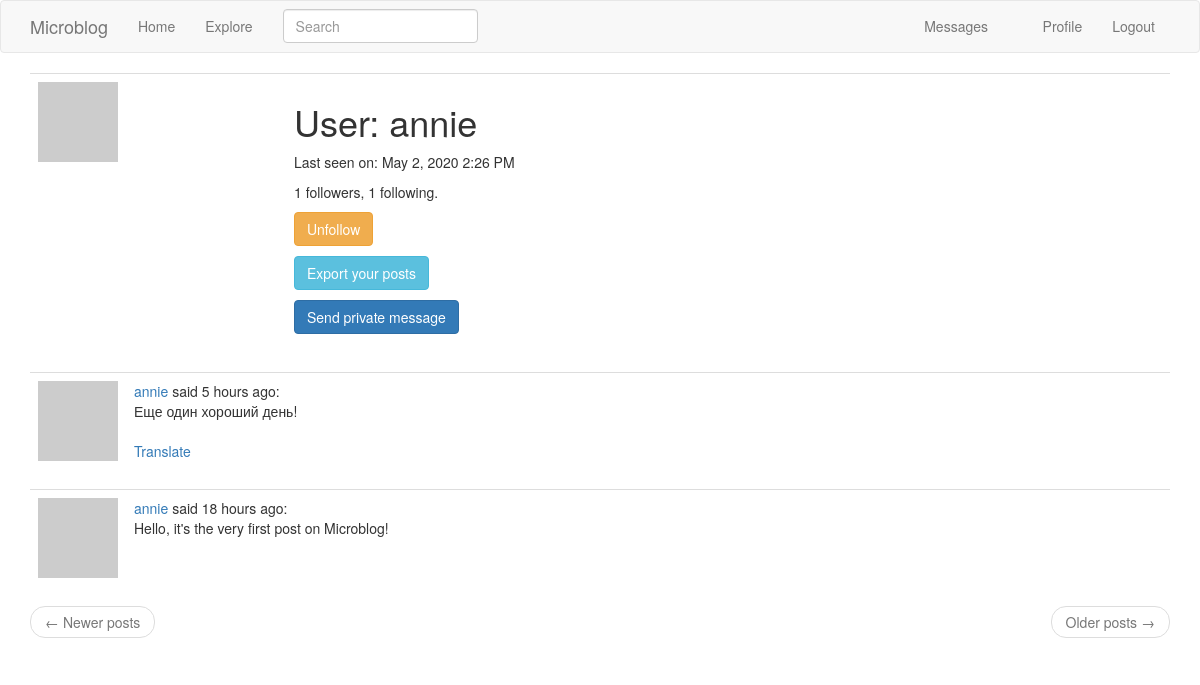
Page /user/annie (signed in) on the earlier database version.
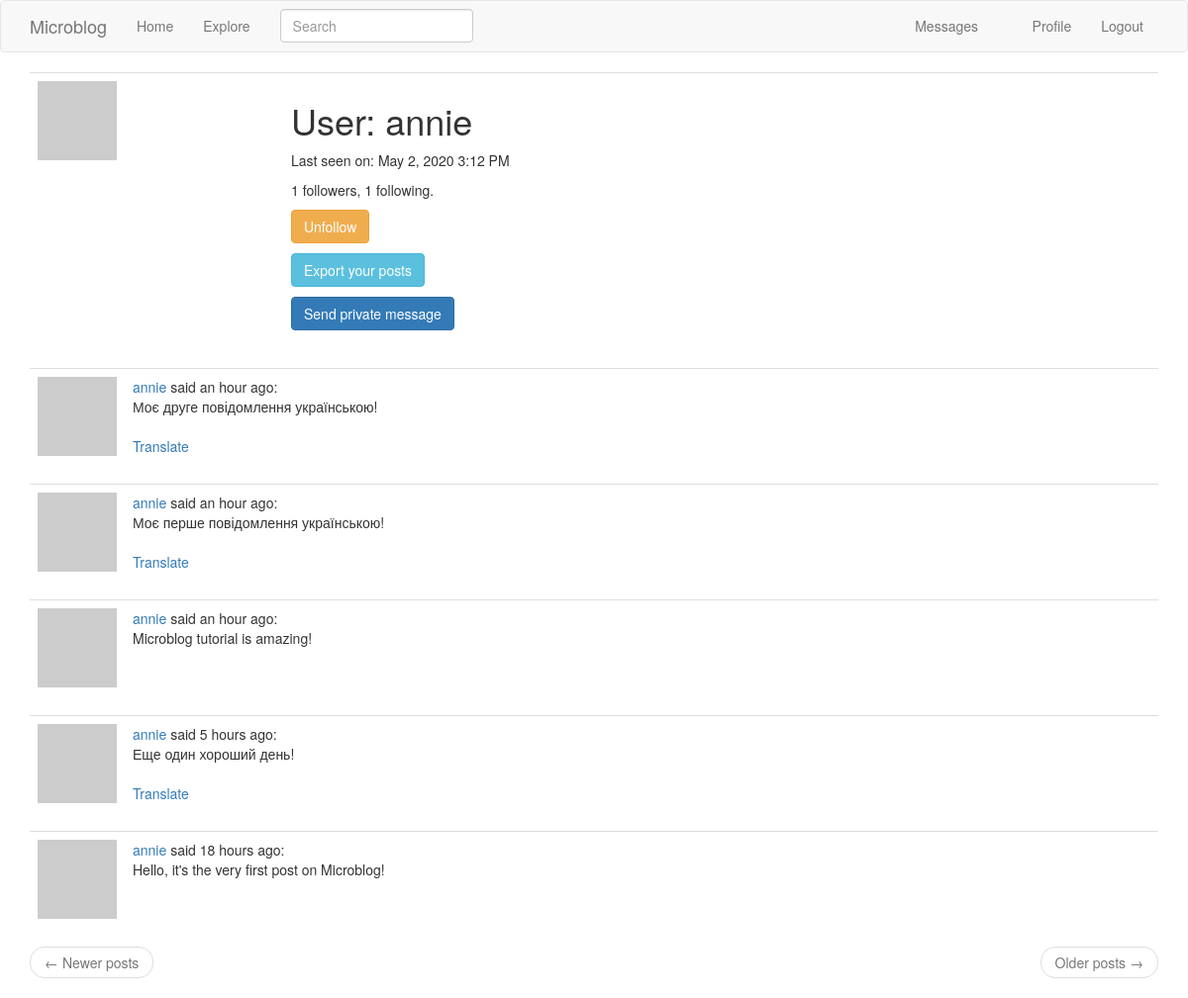
Same page on the later database version.
### app/models.py (models this page shows, shortened)
class User(UserMixin, db.Model):
    id = db.Column(db.Integer, primary_key=True)
    username = db.Column(db.String(64), index=True, unique=True)
    email = db.Column(db.String(120), index=True, unique=True)
    password_hash = db.Column(db.String(128))
    about_me = db.Column(db.String(140))
    last_seen = db.Column(db.DateTime, default=dt.datetime.utcnow)
    last_message_read_time = db.Column(db.DateTime)
    posts = db.relationship("Post", backref="author", lazy="dynamic")
    followed = db.relationship(
        "User",
        secondary=followers,
        primaryjoin=(followers.c.follower_id == id),
        secondaryjoin=(followers.c.followed_id == id),
        backref=db.backref("followers", lazy="dynamic"),
        lazy="dynamic",
    )
    messages_sent = db.relationship(
        "Message", foreign_keys="Message.sender_id", backref="author", lazy="dynamic"
    )
    messages_received = db.relationship(
        "Message",
        foreign_keys="Message.recipient_id",
        backref="recipient",
        lazy="dynamic",
    )
    notifications = db.relationship("Notification", backref="user", lazy="dynamic")
    tasks = db.relationship("Task", backref="user", lazy="dynamic")
    def avatar(self, size):
        digest = md5(self.email.lower().encode("utf-8")).hexdigest()
        return "https://www.gravatar.com/avatar/{}?d=identicon&s={}".format(
            digest, size
        )
    def is_following(self, user: "User"):
        return self.followed.filter(followers.c.followed_id == user.id).count() > 0
    def new_messages(self):
        last_read_time = self.last_message_read_time or dt.datetime(1900, 1, 1)
        return (
            Message.query.filter_by(recipient=self)
            .filter(Message.timestamp > last_read_time)
            .count()
        )
    def get_tasks_in_progress(self):
        return Task.query.filter_by(user=self, complete=False).all()
    def get_task_in_progress(self, name):
        return Task.query.filter_by(name=name, user=self, complete=False).first()

class SearchableMixin:
    @classmethod
    def before_commit(cls, session):
        session._changes = {
            "add": list(session.new),
            "update": list(session.dirty),
            "delete": list(session.deleted),
        }
    @classmethod
    def after_commit(cls, session):
        for obj in session._changes["add"]:
            if isinstance(obj, SearchableMixin):
                add_to_index(obj.__tablename__, obj)
        for obj in session._changes["update"]:
            if isinstance(obj, SearchableMixin):
                add_to_index(obj.__tablename__, obj)
        for obj in session._changes["delete"]:
            if isinstance(obj, SearchableMixin):
                remove_from_index(obj.__tablename__, obj)
        session._changes = None

class Post(SearchableMixin, db.Model):
    __searchable__ = ["body"]
    id = db.Column(db.Integer, primary_key=True)
    body = db.Column(db.String(140))
    timestamp = db.Column(db.DateTime, index=True, default=dt.datetime.utcnow)
    user_id = db.Column(db.Integer, db.ForeignKey("user.id"), index=True)
    language = db.Column(db.String(5))

### app/main/routes.py (the view)
@bp.route("/user/<username>")
@login_required
def user(username):
    user = User.query.filter_by(username=username).first_or_404()
    page = request.args.get("page", 1, type=int)
    posts = user.posts.order_by(Post.timestamp.desc()).paginate(
        page, current_app.config["POSTS_PER_PAGE"], False
    )
    next_url = (
        url_for("main.user", username=user.username, page=posts.next_num)
        if posts.has_next
        else None
    )
    prev_url = (
        url_for("main.user", username=user.username, page=posts.prev_num)
        if posts.has_prev
        else None
    )
    return render_template(
        "user.html", user=user, posts=posts.items, next_url=next_url, prev_url=prev_url
    )

### app/main/forms.py
class SearchForm(FlaskForm):
    q = StringField(_l("Search"), validators=[DataRequired()])
    def __init__(self, *args, **kwargs):
        if "formdata" not in kwargs:
            kwargs["formdata"] = request.args
        if "csrf_enabled" not in kwargs:
            kwargs["csrf_enabled"] = False
        super(SearchForm, self).__init__(*args, **kwargs)

### app/main/routes.py (called while the page is built)
@bp.before_app_request
def before_request():
    if current_user.is_authenticated:
        current_user.last_seen = datetime.utcnow()
        db.session.commit()
        g.search_form = SearchForm()
    g.locale = str(get_locale())

### app/models.py (called while the page is built)
@login_manager.user_loader
def load_user(id):
    return User.query.get(int(id))

### app/templates/user.html (shortened to what this page needs)
{% extends "base.html" %}
{% block app_content %}
    <table class="table table-hover">
        <tr>
            <td width="256px"><img src="{{ user.avatar(256) }}"></td>
            <td>
                <h1>User: {{ user.username }}</h1>
                {% if user.last_seen %}
                    <p>Last seen on: {{ moment(user.last_seen).format('LLL') }}</p>
                {% endif %}
                <p>{{ user.followers.count() }} followers, {{ user.followed.count() }} following.</p>
                {% if user == current_user %}
                    <p><a class="btn btn-primary" href="{{ url_for('main.edit_profile') }}">Edit your profile</a></p>
                {% elif not current_user.is_following(user) %}
                    <p><a class="btn btn-info" href="{{ url_for('main.follow', username=user.username) }}">Follow</a></p>
                {% else %}
                    <p><a class="btn btn-warning" href="{{ url_for('main.unfollow', username=user.username) }}">Unfollow</a></p>
                {% endif %}
                {% if not current_user.get_task_in_progress('export_posts') %}
                    <p>
                        <a class="btn btn-info" href="{{ url_for('main.export_posts') }}">
                            {{ _('Export your posts') }}
                        </a>
                    </p>
                {% endif %}
                {% if user != current_user %}
                <p>
                    <a class="btn btn-primary" href="{{ url_for('main.send_message', recipient=user.username) }}">
                        {{ _('Send private message') }}
                    </a>
                </p>
                {% endif %}
            </td>
        </tr>
    </table>
    {% for post in posts %}
        {% include '_post.html' %}
    {% endfor %}
    <nav aria-label="...">
        <ul class="pager">
            <li class="previous{% if not prev_url %} disabled{% endif %}">
                <a href="{{ prev_url or '#' }}">
                    <span aria-hidden="true">&larr;</span> Newer posts
                </a>
            </li>
            <li class="next{% if not next_url %} disabled{% endif %}">
                <a href="{{ next_url or '#' }}">
                    Older posts <span aria-hidden="true">&rarr;</span>
                </a>
            </li>
        </ul>
    </nav>
{% endblock %}

### app/templates/base.html (shortened to what this page needs)
{% extends 'bootstrap/base.html' %}
{% block navbar %}
    <nav class="navbar navbar-default">
        <div class="container">
            <div class="navbar-header">
                <a class="navbar-brand" href="{{ url_for('main.index') }}">Microblog</a>
            </div>
            <div class="collapse navbar-collapse" id="bs-example-navbar-collapse-1">
                <ul class="nav navbar-nav">
                    <li><a href="{{ url_for('main.index') }}">Home</a></li>
                    <li><a href="{{ url_for('main.explore') }}">Explore</a></li>
                </ul>
                {% if g.search_form %}
                    <form
                        class="navbar-form navbar-left"
                        method="get"
                        action="{{ url_for('main.search') }}"
                    >
                        <div class="form-group">
                            {{ g.search_form.q(size=20, class='form-control',
                                placeholder=g.search_form.q.label.text) }}
                        </div>
                    </form>
                {% endif %}
                <ul class="nav navbar-nav navbar-right">
                    {% if current_user.is_anonymous %}
                        <li><a href="{{ url_for('auth.login') }}">Login</a></li>
                    {% else %}
                        <li>
                            <a href="{{ url_for('main.messages') }}">
                            {{ _('Messages') }}
                            {% set new_messages = current_user.new_messages() %}
                        </a>
                        </li>
                        <li><a href="{{ url_for('main.user', username=current_user.username) }}">Profile</a></li>
                        <li><a href="{{ url_for('auth.logout') }}">Logout</a></li>
                    {% endif %}
                </ul>
            </div>
        </div>
    </nav>
{% endblock %}
{% block content %}
    <div class="container">
        {% block app_content %}{% endblock %}
    </div>
{% endblock %}

### app/templates/_post.html (shortened to what this page needs)
<table class="table table-hover">
    <tr>
        <td width="70px">
            <a href="{{ url_for('main.user', username=post.author.username) }}">
                <img src="{{ post.author.avatar(70) }}" />
            </a>
        </td>
        <td>
            {{ _('%(username)s said %(when)s', username=user_link, when=moment(post.timestamp).fromNow()) }}:
            <br>
            <span id="post{{ post.id }}">{{ post.body }}</span>
            {% if post.language and post.language != g.locale %}
                <br><br>
                <span id="translation{{ post.id }}">
                    <a href="javascript:translate(
                        '#post{{ post.id }}',
                        '#translation{{ post.id }}',
                        '{{ post.language }}',
                        '{{ g.locale }}');"
                    >{{ _('Translate') }}</a>
                </span>
            {% endif %}
        </td>
    </tr>
</table>

Differences in the rows shown:
changed User "annie": last_seen "May 2, 2020 2:26 PM" → "May 2, 2020 3:12 PM"
added Post: body "Моє друге повідомлення українською!"
added Post: body "Моє перше повідомлення українською!"
added Post: body "Microblog tutorial is amazing!"
